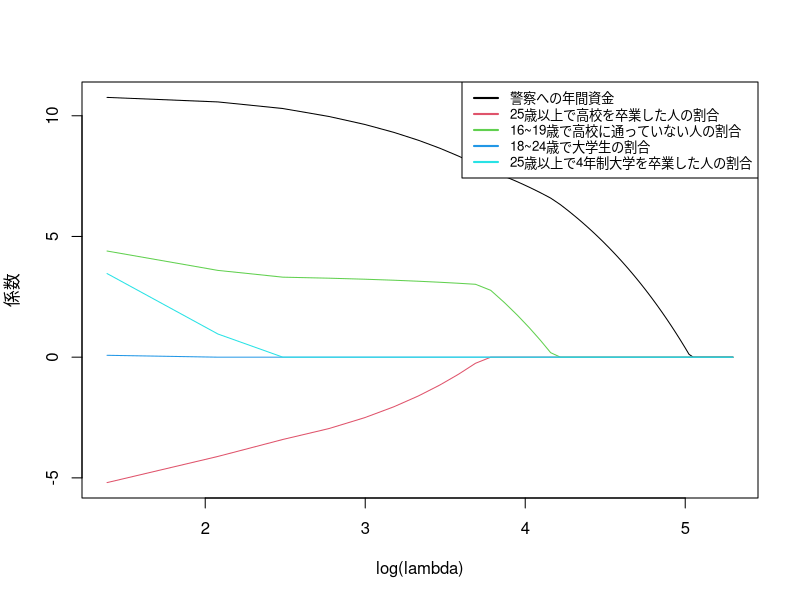

The R script that drew this image:
# Clear Working Memory
rm(list = ls())

# Function for determining formula type
soft_th <- function(lambda, x) {
  return(sign(x) * pmax(abs(x) - lambda, 0))
}

# Function for centralization
centralize <- function(X, y, standardize = TRUE) {
  X <- as.matrix(X)
  n <- nrow(X)
  p <- ncol(X)
  X_bar <- array(dim = p)
  X_sd <- array(dim = p)
  
  for (j in 1:p) {
    X_bar[j] <- mean(X[, j])
    X[, j] <- (X[, j] - X_bar[j])
    X_sd[j] <- sqrt(var(X[, j]))
    
    if (standardize == TRUE) {
      X[, j] <- X[, j] / X_sd[j]
    }
  }
  
  if (class(y) == "matrix") { # in case y is matrix
    K <- ncol(y)
    y_bar <- array(dim = K)
    
    for (k in 1:K) {
      y_bar[k] <- mean(y[, k])
      y[, k] <- y[, k] - y_bar[k]
    }
  } else { # in case y is vector
    y_bar <- mean(y)
    y <- y - y_bar
  }
  
  return(list(X = X, y = y, X_bar = X_bar, X_sd = X_sd, y_bar = y_bar))
}

# Function for linear Lasso
linear_lasso <- function(X, y, lambda = 0, beta = rep(0, ncol(X))) {
  n <- nrow(X)
  p <- ncol(X)
  
  res <- centralize(X, y)
  X <- res$X
  y <- res$y
  
  eps <- 1
  beta_old <- beta
  
  while (eps > 0.001) {
    for (j in 1:p) {
      r <- y - as.matrix(X[, -j]) %*% beta[-j]
      beta[j] <- soft_th(lambda, sum(r * X[, j]) / n) / (sum(X[, j] * X[, j]) / n)
    }
    eps <- max(abs(beta - beta_old))
    print(eps)
    beta_old <- beta
  }
  
  beta <- beta / res$X_sd
  beta_0 <- res$y_bar - sum(res$X_bar * beta)
  
  return(list(beta = beta, beta_0 = beta_0))
}

# Function for Warm Start
warm_start <- function(X, y, lambda_max = 100) {
  dec <- round(lambda_max / 50)
  lambda_seq <- seq(lambda_max, 1, -dec)
  r <- length(lambda_seq)
  p <- ncol(X)
  
  coef_seq <- matrix(nrow = r, ncol = p)
  coef_seq[1, ] <- linear_lasso(X, y, lambda_seq[1])$beta
  
  for (k in 2:r) {
    coef_seq[k, ] <- linear_lasso(X, y, lambda_seq[k], coef_seq[(k - 1), ])$beta
  }
  
  return(coef_seq)
}

# Main routine

crime <- read.table("crime.txt")
X <- crime[, 3:7]
y <- crime[, 1]

coef_seq <- warm_start(X, y, 200)

p <- ncol(X)
lambda_max <- 200
dec <- round(lambda_max / 50)
lambda_seq <- seq(lambda_max, 1, -dec)

plot(log(lambda_seq), 
     coef_seq[, 1],
     ylim = c(min(coef_seq), max(coef_seq)), 
     xlab = "log(lambda)",
     ylab = "係数", 
     type = "n") 

for (j in 1:p) {
  lines(log(lambda_seq), coef_seq[, j], col = j)
}

legend("topright",
       legend = c("警察への年間資金",
                  "25歳以上で高校を卒業した人の割合",
                  "16~19歳で高校に通っていない人の割合", 
                  "18~24歳で大学生の割合", 
                  "25歳以上で4年制大学を卒業した人の割合"),
       col = 1:p,
       lwd = 2,
       cex = 0.8)
